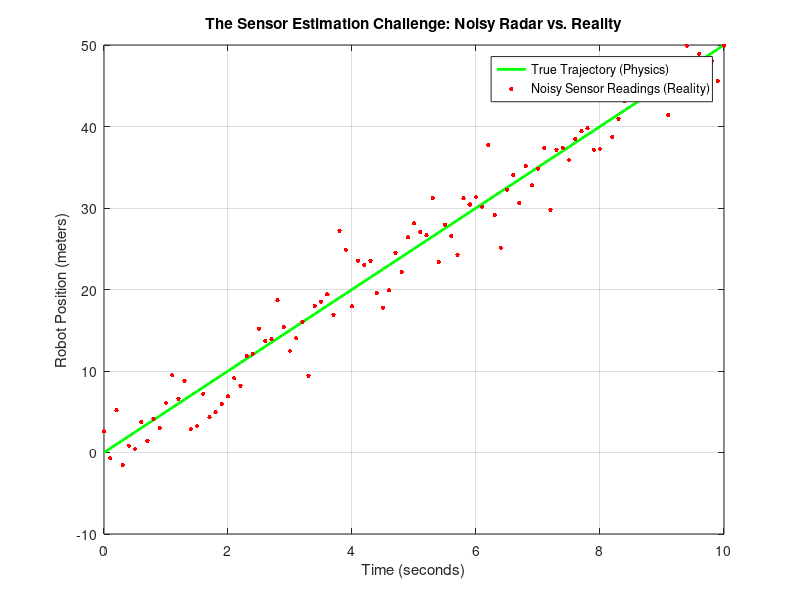

This figure's MATLAB source: (Note: this script raises an error after producing the figure.)
% Clear workspace and command window
clear; clc; close all;

% 1. Setup time vectors and true trajectory (a constant velocity robot)
dt = 0.1;               % Time step (seconds)
t = 0:dt:10;            % Total tracking time of 10 seconds
true_velocity = 5;      % 5 meters per second
true_position = true_velocity * t; % Perfect physics track (Line)

% 2. Simulate heavy, random sensor noise (White Gaussian Noise)
noise_amplitude = 3.0; 
noisy_sensor_readings = true_position + noise_amplitude * randn(size(t));

% 3. Plot the visual difference instantly
figure;
plot(t, true_position, 'g-', 'LineWidth', 2); hold on;
plot(t, noisy_sensor_readings, 'r.', 'MarkerSize', 10);
xlabel('Time (seconds)');
ylabel('Robot Position (meters)');
title('The Sensor Estimation Challenge: Noisy Radar vs. Reality');
legend('True Trajectory (Physics)', 'Noisy Sensor Readings (Reality)');
grid on;

% // KALMAN FILTER INITIALIZATION //
% 1. Memory Array
N =length(t);
x_est = zeros(1,N); % creates a row of zeros for N units
P_mat = zeros(1,N); % creates a record for the filter to store uncertainty values
% 2. First Guess
x_est = 0; % Telling the filter to assume the staring position as 0
P = 10.0; % Uncertainty at 10.0 is very High.
P_mat(1)=P;
% 3. Filter Hyperparameters
Q = 0.01; % Process Noise Variance (0.01 means the noise does not affect the math model too much)
R = noise_amplitude^2; % Measured Noise Variance: How untrustworthy the sensor is (3^2=9 :Very untrustworthy) 

%//KALMAN FILTER RECURSIVE LOOP //
% 1. Predict Phase
x_pred = x_est(k-1) + true_velocity*dt; % Predicted new position = Former position + Distance(V * T)
P_pred = P + Q; % Predicted uncertainty = Former uncertainty + Process Noise.
% 2. Update/Correction Phase
K = P_pred / (P_pred + R); %Kalman Gain
x_est(k)= x_pred + K * (noisy_sensor_readings -x_pred); % Final estimate = predicted position + Kalman Gain * (diff btwn sensor and math model)
P = (1-K)*P_pred; % After looking at sensor readings, the uncertainty is reduced.
P_mat(K) = P; % Saving the current uncertainty value in the filter's record 
